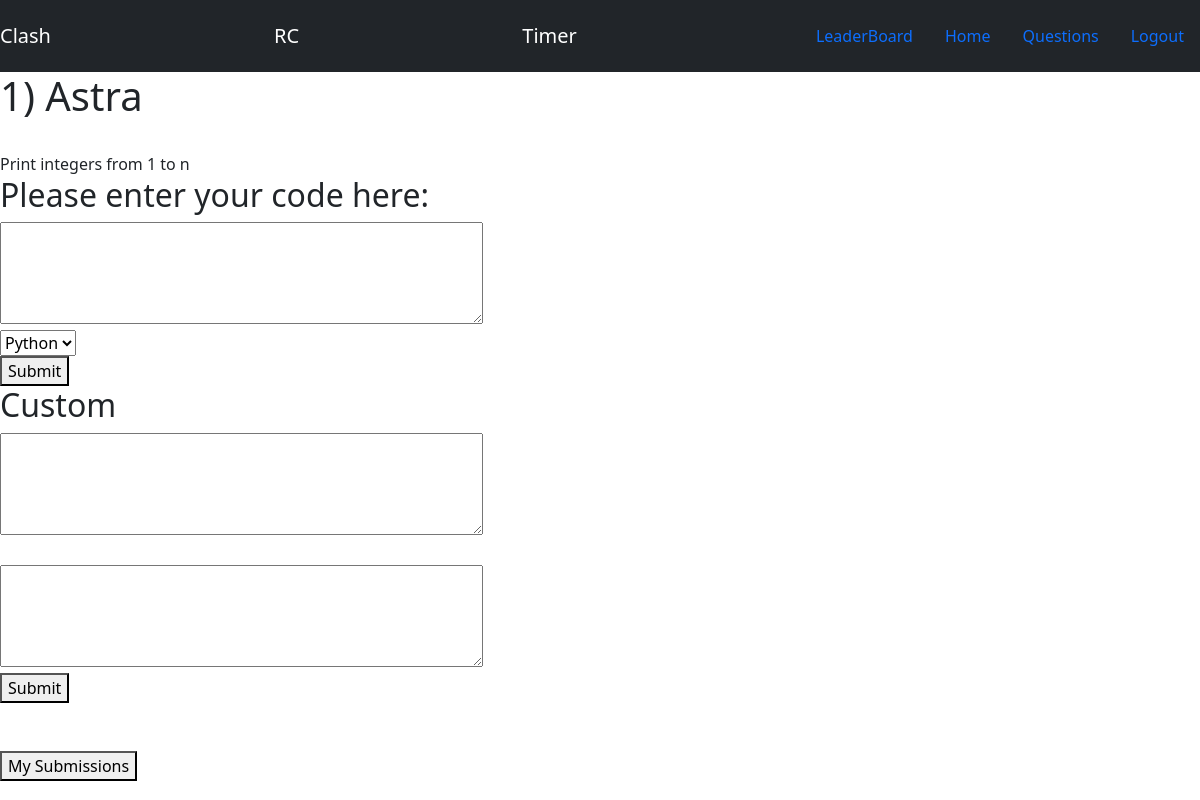
/clash/question/1 (signed in), run on the app's committed database.
### clash/models.py (models this page shows, shortened)
class Question(models.Model):
    title = models.CharField(max_length=1003, null=True)
    body = models.TextField(null=True)  # text field.
    correct_submissions = models.IntegerField(null=True)
    total_submissions = models.IntegerField(null=True)
    accuracy = models.FloatField(null=True)
    junior = models.BooleanField(null=True)

### clash/decorators.py (the view)
    def time_difference(request, *args, **kwargs):
        date_now = datetime.today()
        date_now_timestamp = int(date_now.timestamp())
        remain_seconds = final_time_timestamp - date_now_timestamp
        a = remain_seconds
        time_delta = timedelta(seconds=remain_seconds)
        remaining_seconds = time_delta.seconds  # extract seconds
        remaining_minutes, remaining_seconds = divmod(remaining_seconds, 60)
        remaining_hours, remaining_minutes = divmod(remaining_minutes, 60)
        print(remain_seconds)
        if a < 0:
            return clash.views.logout_view(request)
        else:
            return view_fun(request, *args, **kwargs)

### clash/views.py (called while the page is built)
@login_required
@timer
def question(request, pk):
    ques = Question.objects.get(pk=pk)
    return render(request, "question.html", {"ques": ques})

### clash/templates/question.html (shortened to what this page needs)
{% extends 'home.html' %}
{% block body %}
<h1>{{ques.id}}) {{ques.title}}</h1>
<br>
{{ques.body}}
  <h2>Please enter your code here: </h2>
        <form action="{%url 'clash-sub' ques.id%}" method='post'>
<textarea id="w3revi" name="input" rows="4" cols="50">{{code}}</textarea>
            <br>
            <select name="language" id="textformat">
  <option value="py"> Python</option>
            </select>
            <br>
            <button type="submit">Submit</button>
              <h2>Custom </h2>
<textarea id="w3rev" name="custom_input" rows="4" cols="50">{{input}}</textarea>
            <br>
            {{error}}<br>
<textarea id="w3ev" name="display" rows="4" cols="50">{{output}}</textarea>
            <br>
            <button value="Go" name="cust" type="submit">Submit</button>
                    </form>
        <form action="{%url 'clash-mysub' ques.id%}" method='post'>
            <br><br>
            <button type="submit">My Submissions</button>
{%endblock%}

### data on the page
Question: id "1", title "Astra", body "Print integers from 1 to n"
